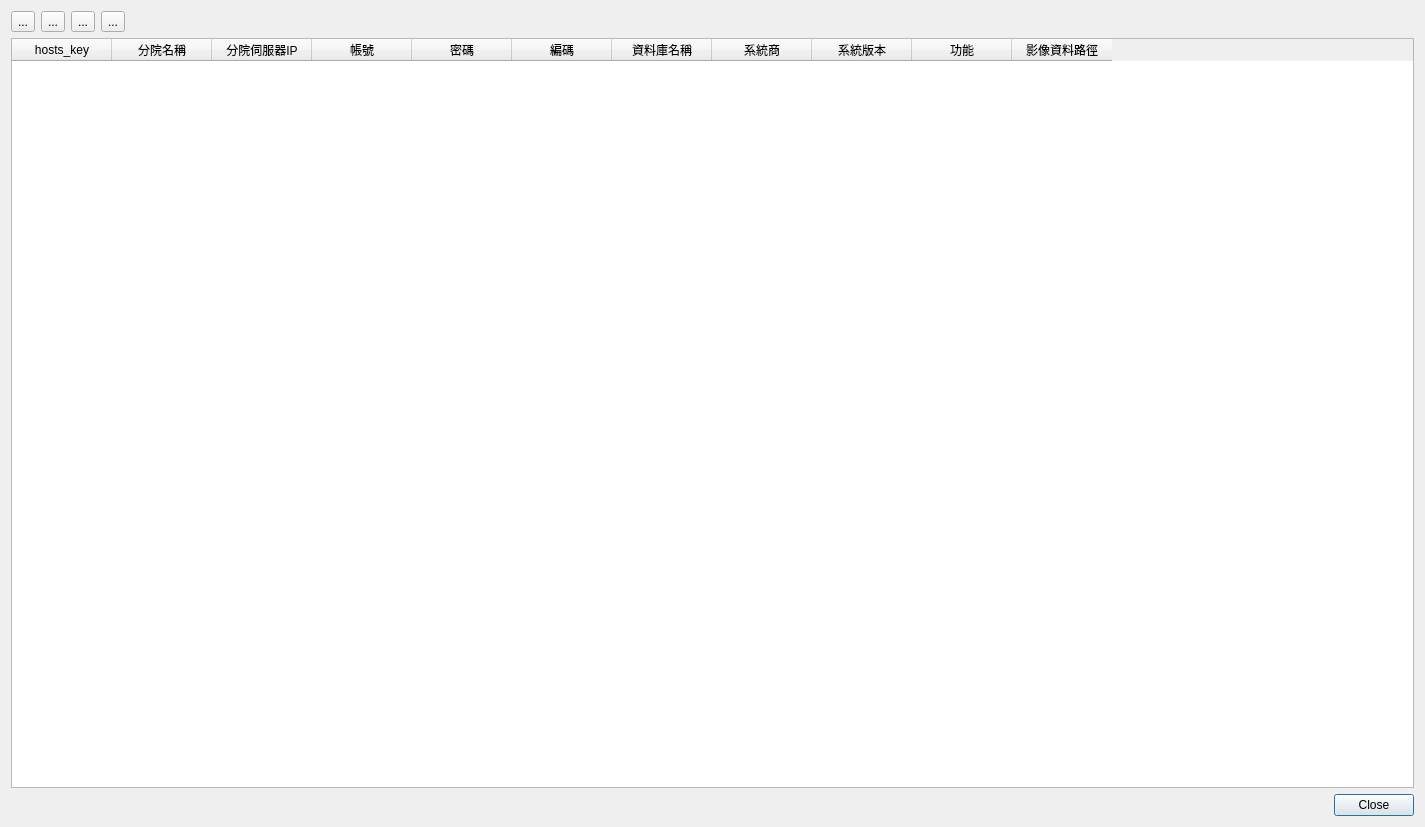
<?xml version="1.0" encoding="UTF-8"?>
<ui version="4.0">
 <class>Dialog_hosts</class>
 <widget class="QDialog" name="Dialog_hosts">
  <property name="geometry">
   <rect>
    <x>0</x>
    <y>0</y>
    <width>1425</width>
    <height>827</height>
   </rect>
  </property>
  <property name="windowTitle">
   <string>分院連線設定</string>
  </property>
  <layout class="QVBoxLayout" name="verticalLayout">
   <item>
    <layout class="QHBoxLayout" name="horizontalLayout">
     <item>
      <widget class="QToolButton" name="toolButton_add">
       <property name="text">
        <string>...</string>
       </property>
       <property name="icon">
        <iconset>
         <normaloff>../icons/gtk-add.svg</normaloff>../icons/gtk-add.svg</iconset>
       </property>
      </widget>
     </item>
     <item>
      <widget class="QToolButton" name="toolButton_remove">
       <property name="text">
        <string>...</string>
       </property>
       <property name="icon">
        <iconset>
         <normaloff>../icons/gtk-remove.svg</normaloff>../icons/gtk-remove.svg</iconset>
       </property>
      </widget>
     </item>
     <item>
      <widget class="QToolButton" name="toolButton_edit">
       <property name="text">
        <string>...</string>
       </property>
       <property name="icon">
        <iconset>
         <normaloff>../icons/gtk-edit.svg</normaloff>../icons/gtk-edit.svg</iconset>
       </property>
      </widget>
     </item>
     <item>
      <widget class="QToolButton" name="toolButton_connection_test">
       <property name="toolTip">
        <string>測試連線</string>
       </property>
       <property name="text">
        <string>...</string>
       </property>
       <property name="icon">
        <iconset>
         <normaloff>../icons/network-transmit-receive.png</normaloff>../icons/network-transmit-receive.png</iconset>
       </property>
      </widget>
     </item>
     <item>
      <spacer name="horizontalSpacer">
       <property name="orientation">
        <enum>Qt::Horizontal</enum>
       </property>
       <property name="sizeHint" stdset="0">
        <size>
         <width>40</width>
         <height>20</height>
        </size>
       </property>
      </spacer>
     </item>
    </layout>
   </item>
   <item>
    <widget class="QTableWidget" name="tableWidget_hosts">
     <property name="editTriggers">
      <set>QAbstractItemView::NoEditTriggers</set>
     </property>
     <property name="selectionMode">
      <enum>QAbstractItemView::SingleSelection</enum>
     </property>
     <property name="selectionBehavior">
      <enum>QAbstractItemView::SelectRows</enum>
     </property>
     <column>
      <property name="text">
       <string>hosts_key</string>
      </property>
     </column>
     <column>
      <property name="text">
       <string>分院名稱</string>
      </property>
     </column>
     <column>
      <property name="text">
       <string>分院伺服器IP</string>
      </property>
     </column>
     <column>
      <property name="text">
       <string>帳號</string>
      </property>
     </column>
     <column>
      <property name="text">
       <string>密碼</string>
      </property>
     </column>
     <column>
      <property name="text">
       <string>編碼</string>
      </property>
     </column>
     <column>
      <property name="text">
       <string>資料庫名稱</string>
      </property>
     </column>
     <column>
      <property name="text">
       <string>系統商</string>
      </property>
     </column>
     <column>
      <property name="text">
       <string>系統版本</string>
      </property>
     </column>
     <column>
      <property name="text">
       <string>功能</string>
      </property>
     </column>
     <column>
      <property name="text">
       <string>影像資料路徑</string>
      </property>
     </column>
    </widget>
   </item>
   <item>
    <widget class="QDialogButtonBox" name="buttonBox">
     <property name="orientation">
      <enum>Qt::Horizontal</enum>
     </property>
     <property name="standardButtons">
      <set>QDialogButtonBox::Close</set>
     </property>
    </widget>
   </item>
  </layout>
 </widget>
 <resources/>
 <connections>
  <connection>
   <sender>buttonBox</sender>
   <signal>accepted()</signal>
   <receiver>Dialog_hosts</receiver>
   <slot>accept()</slot>
   <hints>
    <hint type="sourcelabel">
     <x>248</x>
     <y>254</y>
    </hint>
    <hint type="destinationlabel">
     <x>157</x>
     <y>274</y>
    </hint>
   </hints>
  </connection>
  <connection>
   <sender>buttonBox</sender>
   <signal>rejected()</signal>
   <receiver>Dialog_hosts</receiver>
   <slot>reject()</slot>
   <hints>
    <hint type="sourcelabel">
     <x>316</x>
     <y>260</y>
    </hint>
    <hint type="destinationlabel">
     <x>286</x>
     <y>274</y>
    </hint>
   </hints>
  </connection>
 </connections>
</ui>
